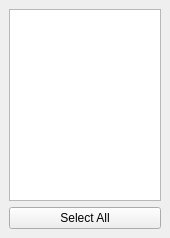
  <widget class="QDockWidget" name="SliceSelector">
   <property name="enabled">
    <bool>true</bool>
   </property>
   <property name="sizePolicy">
    <sizepolicy hsizetype="Ignored" vsizetype="Ignored">
     <horstretch>0</horstretch>
     <verstretch>0</verstretch>
    </sizepolicy>
   </property>
   <property name="minimumSize">
    <size>
     <width>170</width>
     <height>62</height>
    </size>
   </property>
   <property name="maximumSize">
    <size>
     <width>170</width>
     <height>100000</height>
    </size>
   </property>
   <property name="floating">
    <bool>false</bool>
   </property>
   <property name="features">
    <set>QDockWidget::DockWidgetFloatable|QDockWidget::DockWidgetMovable</set>
   </property>
   <property name="allowedAreas">
    <set>Qt::LeftDockWidgetArea</set>
   </property>
   <property name="windowTitle">
    <string>Slice Selector (F2)</string>
   </property>
   <attribute name="dockWidgetArea">
    <number>1</number>
   </attribute>
   <widget class="QWidget" name="dockWidgetContents_3">
    <property name="sizePolicy">
     <sizepolicy hsizetype="Fixed" vsizetype="MinimumExpanding">
      <horstretch>0</horstretch>
      <verstretch>0</verstretch>
     </sizepolicy>
    </property>
    <property name="minimumSize">
     <size>
      <width>170</width>
      <height>40</height>
     </size>
    </property>
    <property name="maximumSize">
     <size>
      <width>170</width>
      <height>16777215</height>
     </size>
    </property>
    <layout class="QVBoxLayout" name="verticalLayout_6">
     <item>
      <widget class="QListWidget" name="SliceSelectorList">
       <property name="sizePolicy">
        <sizepolicy hsizetype="MinimumExpanding" vsizetype="MinimumExpanding">
         <horstretch>0</horstretch>
         <verstretch>0</verstretch>
        </sizepolicy>
       </property>
       <property name="selectionMode">
        <enum>QAbstractItemView::ExtendedSelection</enum>
       </property>
      </widget>
     </item>
     <item>
      <widget class="QPushButton" name="SliceSelectAll">
       <property name="text">
        <string>Select All</string>
       </property>
      </widget>
     </item>
    </layout>
   </widget>
  </widget>
